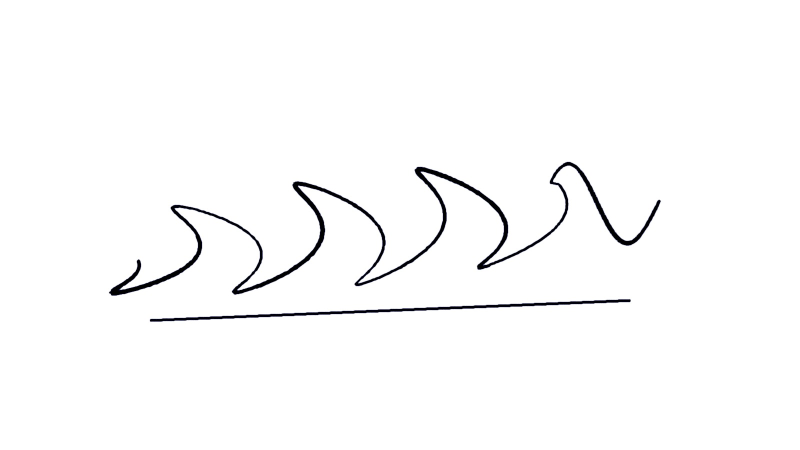
#> input picture img/samples/test-signature-cleaned.jpg, 1600 x 900 px (shown at 1/2 size)
$ python make-sample-images.py
#> lines starting #> are read from the running program, lines starting #| are printed output that depends on the picture
#!/usr/bin/env python3
"""Synthetic test images used for the measurements quoted on ApplyReady pages.

No real person or real signature is shown. The images imitate what the tools usually receive:
a phone portrait against a plain wall and a phone photo of a signature on paper, both with
sensor-like noise and saved as JPEG the way a phone camera would. Re-running this script
produces the same files (fixed random seed), so every measurement can be reproduced.

    python3 scripts/make-sample-images.py
"""
import math
import random
from pathlib import Path

from PIL import Image, ImageDraw, ImageFilter

OUT = Path(__file__).resolve().parent.parent / 'img' / 'samples'
random.seed(2026)


def add_noise(img, sigma):
    """Per-pixel Gaussian noise, the main reason real photos compress worse than drawings."""
    px = img.load()
    w, h = img.size
    for y in range(h):
        for x in range(w):
            r, g, b = px[x, y]
            n = random.gauss(0, sigma)
            px[x, y] = (max(0, min(255, int(r + n))), max(0, min(255, int(g + n * 0.9))), max(0, min(255, int(b + n * 1.1))))
    return img


def portrait():
    w, h = 1200, 1600
    img = Image.new('RGB', (w, h))
#> img: PIL image 1200x1600 RGB; every value is 0
    d = ImageDraw.Draw(img)
    for y in range(h):  # plain, slightly uneven wall
        t = y / h
        d.line([(0, y), (w, y)], fill=(int(226 - 18 * t), int(232 - 16 * t), int(238 - 10 * t)))
    layer = Image.new('RGBA', (w, h), (0, 0, 0, 0))
#> layer: PIL image 1200x1600 RGBA; every value is 0
    ld = ImageDraw.Draw(layer)
    ld.ellipse([110, 1180, 1090, 2100], fill=(38, 52, 84, 255))       # shoulders, dark shirt
    ld.polygon([(520, 1180), (600, 1330), (680, 1180)], fill=(236, 236, 240, 255))  # collar
    ld.rectangle([520, 1010, 680, 1220], fill=(196, 150, 120, 255))   # neck
    ld.ellipse([380, 420, 820, 1080], fill=(214, 168, 136, 255))      # face
    ld.ellipse([360, 330, 840, 720], fill=(34, 26, 22, 255))          # hair
    ld.ellipse([400, 520, 800, 760], fill=(214, 168, 136, 255))       # forehead over hair
    for ex in (500, 700):                                             # eyes and brows
        ld.ellipse([ex - 42, 700, ex + 42, 740], fill=(250, 248, 246, 255))
        ld.ellipse([ex - 17, 703, ex + 17, 737], fill=(58, 40, 30, 255))
        ld.line([(ex - 50, 670), (ex + 50, 664)], fill=(48, 34, 28, 255), width=10)
    ld.line([(600, 740), (588, 860), (612, 868)], fill=(170, 124, 98, 255), width=7)  # nose
    ld.arc([530, 880, 670, 960], 15, 165, fill=(150, 82, 78, 255), width=9)          # mouth
    ld.ellipse([360, 760, 400, 860], fill=(204, 158, 126, 255))       # ears
    ld.ellipse([800, 760, 840, 860], fill=(204, 158, 126, 255))
    layer = layer.filter(ImageFilter.GaussianBlur(3))
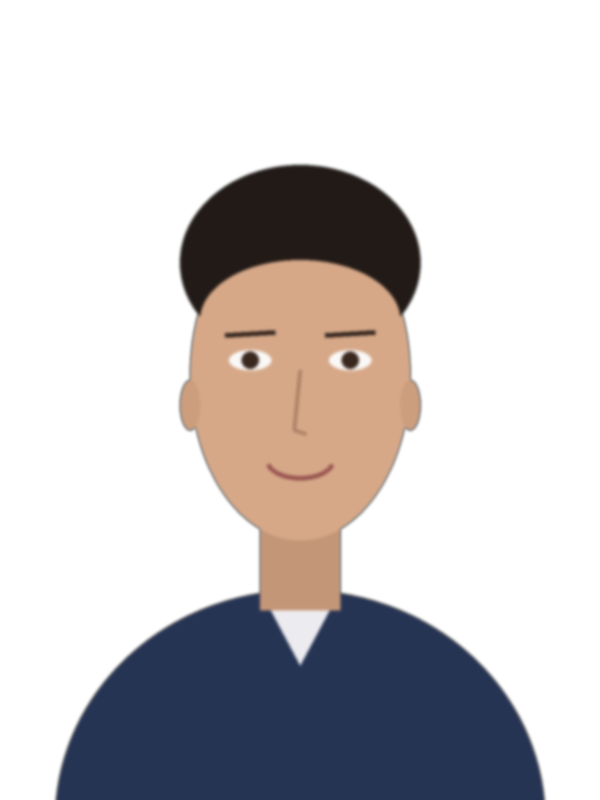
#> layer: PIL image 1200x1600 RGBA (shown at 1/2 size); mean R, G, B, A 33.2, 29.7, 30.9, 82.9; transparent parts drawn white
    shade = Image.new('L', (w, h), 0)                                 # soft light from the left
#> shade: PIL image 1200x1600 L; every value is 0
    sd = ImageDraw.Draw(shade)
    for x in range(w):
        sd.line([(x, 0), (x, h)], fill=int(40 * x / w))
    img.paste(layer, (0, 0), layer)
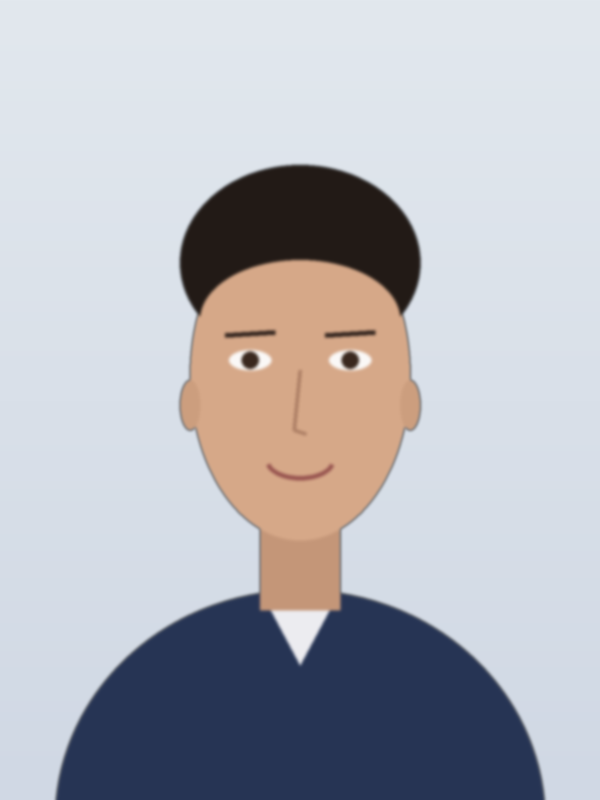
#> img: PIL image 1200x1600 RGB (shown at 1/2 size); mean R, G, B 179.9, 181.1, 188.1
    img = Image.composite(Image.new('RGB', (w, h), (0, 0, 0)), img, shade.point(lambda v: v // 2))
    img = add_noise(img, 4.0)
    img.save(OUT / 'test-portrait.jpg', 'JPEG', quality=92)


def signature():
    w, h = 1600, 900
    img = Image.new('RGB', (w, h))
#> img: PIL image 1600x900 RGB; every value is 0
    d = ImageDraw.Draw(img)
    for y in range(h):  # white paper photographed under a lamp: one corner darker
        for x in range(0, w, 4):
            v = 236 - int(30 * math.hypot(x - w, y - h) / math.hypot(w, h) * 0)  # base
            v = int(240 - 28 * (x / w) * (y / h))
            d.line([(x, y), (x + 3, y)], fill=(v, v - 2, v - 8))
    pen = (24, 34, 92)
    pts = []
    for i in range(900):  # one running-hand stroke: loops on a slowly rising baseline
        t = i / 899
        x = 220 + 1100 * t
        y = 520 - 120 * t + 110 * math.sin(t * 9 * math.pi) * (0.6 + 0.4 * math.sin(t * 3))
        x += 55 * math.cos(t * 18 * math.pi) * (t < 0.8)
        pts.append((x, y))
    for i in range(len(pts) - 1):
        width = 7 + int(3 * math.sin(i / 40))
        d.line([pts[i], pts[i + 1]], fill=pen, width=width)
    d.line([(300, 640), (1260, 600)], fill=pen, width=6)  # underline flourish
    img = img.filter(ImageFilter.GaussianBlur(1.2))
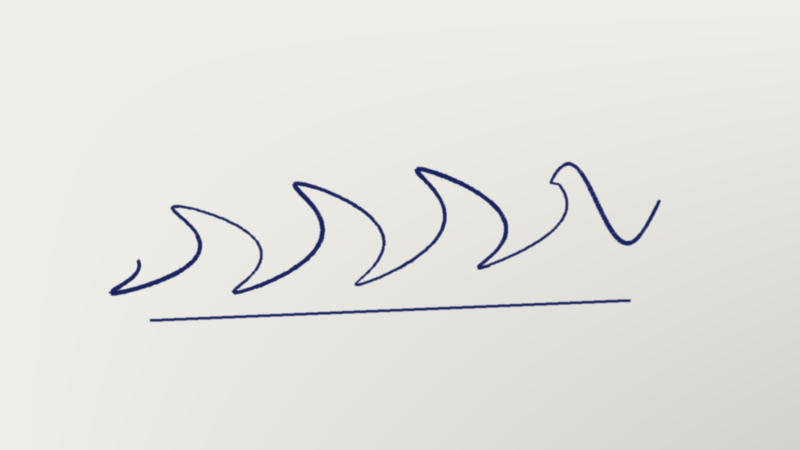
#> img: PIL image 1600x900 RGB (shown at 1/2 size); mean R, G, B 229.1, 227.3, 222.4
    img = add_noise(img, 3.0)
    img.save(OUT / 'test-signature.jpg', 'JPEG', quality=92)


if __name__ == '__main__':
    OUT.mkdir(parents=True, exist_ok=True)
    portrait()
    signature()
    for f in sorted(OUT.glob('test-*.jpg')):
        im = Image.open(f)
#> im is the input picture: PIL image 1600x900 RGB; mean R, G, B 250.6, 250.6, 250.8
        print(f.name, im.size, f.stat().st_size, 'bytes')
#| test-signature-cleaned.jpg (1600, 900) 47794 bytes
